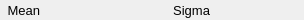
    <widget class="PyDMFrame" name="composite_20">
      <property name="geometry">
        <rect>
          <x>435</x>
          <y>221</y>
          <width>304</width>
          <height>20</height>
        </rect>
      </property>
      <widget class="QLabel" name="text_39">
        <property name="geometry">
          <rect>
            <x>0</x>
            <y>0</y>
            <width>40</width>
            <height>20</height>
          </rect>
        </property>
        <property name="text">
          <string>Mean</string>
        </property>
        <property name="font" stdset="0">
          <font>
            <pointsize>10</pointsize>
          </font>
        </property>
        <property name="brush" stdset="0">
          <brush brushstyle="SolidPattern">
            <color alpha="255">
              <red>0</red>
              <green>0</green>
              <blue>0</blue>
            </color>
          </brush>
        </property>
        <property name="toolTip">
          <string>text_39</string>
        </property>
        <property name="alignment">
          <set>Qt::AlignRight|Qt::AlignTrailing|Qt::AlignVCenter</set>
        </property>
        <property name="styleSheet">
          <string notr="true">QLabel#text_39 {
  color: rgb(0, 0, 0);
  }</string>
        </property>
      </widget>
      <widget class="PyDMLabel" name="text_update_29">
        <property name="geometry">
          <rect>
            <x>44</x>
            <y>1</y>
            <width>90</width>
            <height>18</height>
          </rect>
        </property>
        <property name="toolTip">
          <string>PV: ${prefix}MeanValue_RBV</string>
        </property>
        <property name="channel" stdset="0">
          <string>ca://${prefix}MeanValue_RBV</string>
        </property>
        <property name="font" stdset="0">
          <font>
            <pointsize>10</pointsize>
          </font>
        </property>
        <property name="alignment">
          <set>Qt::AlignLeading|Qt::AlignLeft|Qt::AlignVCenter</set>
        </property>
        <property name="textInteractionFlags">
          <set>Qt::TextSelectableByKeyboard|Qt::TextSelectableByMouse</set>
        </property>
        <property name="styleSheet">
          <string notr="true">PyDMLabel#text_update_29 {
  color: rgb(10, 0, 184);
  background-color: rgb(187, 187, 187);
  }</string>
        </property>
      </widget>
      <widget class="QLabel" name="text_40">
        <property name="geometry">
          <rect>
            <x>170</x>
            <y>0</y>
            <width>40</width>
            <height>20</height>
          </rect>
        </property>
        <property name="text">
          <string>Sigma</string>
        </property>
        <property name="font" stdset="0">
          <font>
            <pointsize>10</pointsize>
          </font>
        </property>
        <property name="brush" stdset="0">
          <brush brushstyle="SolidPattern">
            <color alpha="255">
              <red>0</red>
              <green>0</green>
              <blue>0</blue>
            </color>
          </brush>
        </property>
        <property name="toolTip">
          <string>text_40</string>
        </property>
        <property name="alignment">
          <set>Qt::AlignRight|Qt::AlignTrailing|Qt::AlignVCenter</set>
        </property>
        <property name="styleSheet">
          <string notr="true">QLabel#text_40 {
  color: rgb(0, 0, 0);
  }</string>
        </property>
      </widget>
      <widget class="PyDMLabel" name="text_update_30">
        <property name="geometry">
          <rect>
            <x>214</x>
            <y>1</y>
            <width>90</width>
            <height>18</height>
          </rect>
        </property>
        <property name="toolTip">
          <string>PV: ${prefix}Sigma_RBV</string>
        </property>
        <property name="channel" stdset="0">
          <string>ca://${prefix}Sigma_RBV</string>
        </property>
        <property name="font" stdset="0">
          <font>
            <pointsize>10</pointsize>
          </font>
        </property>
        <property name="alignment">
          <set>Qt::AlignLeading|Qt::AlignLeft|Qt::AlignVCenter</set>
        </property>
        <property name="textInteractionFlags">
          <set>Qt::TextSelectableByKeyboard|Qt::TextSelectableByMouse</set>
        </property>
        <property name="styleSheet">
          <string notr="true">PyDMLabel#text_update_30 {
  color: rgb(10, 0, 184);
  background-color: rgb(187, 187, 187);
  }</string>
        </property>
      </widget>
    </widget>
